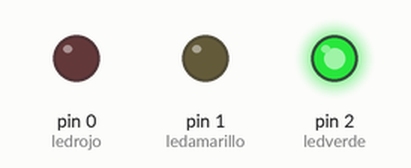
This sketch was run on a simulated Arduino Uno, built with avr-gcc and run on an emulated ATmega328P. On the bench: output pins drawn as LEDs (lit = HIGH).

Above: at 1.5 s.
At 3.9 s:
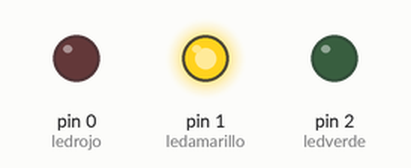
At 4.9 s:
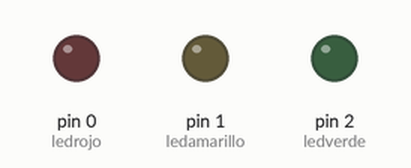
At 6.5 s:
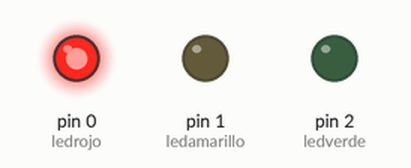
Timing chart, 0 to 10.4 s (numbered marks = the images above):
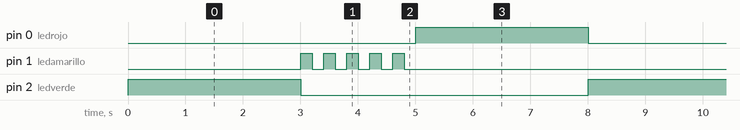

Measured:
- by itself, pin 0 (ledrojo), pin 2 (ledverde): alternates HIGH for 3.0 s and LOW for 5.0 s
- by itself, pin 1 (ledamarillo): repeats every 8.0 s: 4 × (LOW 0.20 s, HIGH 0.20 s), LOW 6.2 s, HIGH 0.20 s
- by itself, everything shown: repeats every 8.0 s, in 13 steps

The sketch:

semaforo.ino
```cpp
int ledrojo = 0;
int ledamarillo = 1;
int ledverde = 2;
int tlargo = 3000;
int tcorto = 200;

void setup(){
  pinMode(ledrojo, OUTPUT);
  pinMode(ledamarillo, OUTPUT);
  pinMode(ledverde, OUTPUT);
}

void loop(){
  digitalWrite(ledverde, HIGH);
  delay(tlargo);
  digitalWrite(ledverde, LOW);
  for(int i = 0; i < 5; i++){
    digitalWrite(ledamarillo, HIGH);
    delay(tcorto);
    digitalWrite(ledamarillo, LOW);
    delay(tcorto);
  }
  digitalWrite(ledrojo, HIGH);
  delay(tlargo);
  digitalWrite(ledrojo, LOW);
}
```
